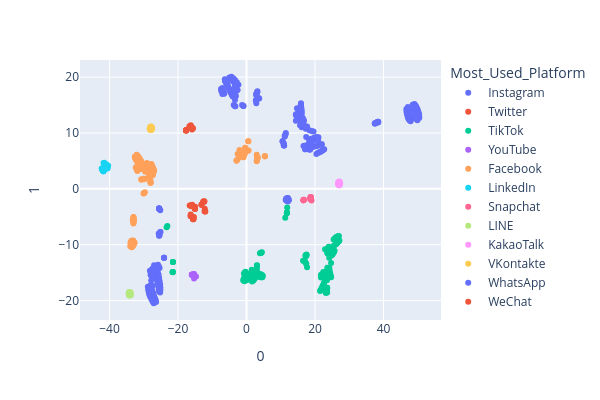

Here is the notebook cell this chart was saved with:
### Markdown cell above
### Using plotly for in-depth analysis

### Code cell
from sklearn.manifold import TSNE
import plotly.express as px
from sklearn.preprocessing import StandardScaler
import matplotlib.pyplot as plt


engineered_df = df.drop(columns=['Student_ID', 'Country', 'Relationship_Status'])
usage_cat = engineered_df['Most_Used_Platform'].astype('category')
labels = usage_cat.cat.codes
label_names = list(usage_cat.cat.categories)
TSNE_optimized_engineered_df = engineered_df#.drop(columns=['Avg_Daily_Usage_Hours', 'Sleep_Hours_Per_Night'])
TSNE_optimized_engineered_df = pd.get_dummies(TSNE_optimized_engineered_df)

scaler = StandardScaler()
X_scaled = scaler.fit_transform(TSNE_optimized_engineered_df)

tsne = TSNE(n_components=2, perplexity=35, learning_rate='auto', max_iter=1500, n_iter_without_progress=300, init='pca')
projections = tsne.fit_transform(X_scaled)
fig = px.scatter(
    projections,
    x=0,
    y=1,
    color=engineered_df.Most_Used_Platform,
    labels={'color': 'Most_Used_Platform'},
    hover_data={
            'Avg_Daily_Usage_Hours': engineered_df.Avg_Daily_Usage_Hours,
            'Affects_Academic_Performance': engineered_df.Affects_Academic_Performance,
            'Sleep_Hours_Per_Night': engineered_df.Sleep_Hours_Per_Night,
            'Mental_Health_Score': engineered_df.Mental_Health_Score,
            'Addicted_Score': engineered_df.Addicted_Score
        },
    width=600, 
    height=400,
)
fig.show()

### Figure 1 — Plotly figure (JSON) as saved in the notebook; plotly's stock layout.template omitted (floating-point values rounded to 4 significant figures; data arrays with more than 128 entries replaced by an {"elided": "..."} marker saying what was removed)
{"data": [{"customdata": {"elided": "249x5 mixed values"}, "hovertemplate": "Most_Used_Platform=Instagram<br>0=%{x}<br>1=%{y}<br>Avg_Daily_Usage_Hours=%{customdata[0]}<br>Affects_Academic_Performance=%{customdata[1]}<br>Sleep_Hours_Per_Night=%{customdata[2]}<br>Mental_Health_Score=%{customdata[3]}<br>Addicted_Score=%{customdata[4]}<extra></extra>", "legendgroup": "Instagram", "marker": {"color": "#636efa", "symbol": "circle"}, "mode": "markers", "name": "Instagram", "orientation": "v", "showlegend": true, "type": "scatter", "x": {"elided": "249 float values"}, "xaxis": "x", "y": {"elided": "249 float values"}, "yaxis": "y"}, {"customdata": {"elided": "30x5 mixed values"}, "hovertemplate": "Most_Used_Platform=Twitter<br>0=%{x}<br>1=%{y}<br>Avg_Daily_Usage_Hours=%{customdata[0]}<br>Affects_Academic_Performance=%{customdata[1]}<br>Sleep_Hours_Per_Night=%{customdata[2]}<br>Mental_Health_Score=%{customdata[3]}<br>Addicted_Score=%{customdata[4]}<extra></extra>", "legendgroup": "Twitter", "marker": {"color": "#EF553B", "symbol": "circle"}, "mode": "markers", "name": "Twitter", "orientation": "v", "showlegend": true, "type": "scatter", "x": [-16.59, -16.12, -15.49, -15.6, -12.51, -15.02, -16.3, -13.16, -15.01, -15.22, -15.07, -12.19, -15.02, -16.33, -16.25, -13.14, -12.06, -15.56, -15.49, -12.63, -12.34, -16.12, -15.85, -12.24, -12.04, -15.61, -15.34, -12.57, -12.3, -16.02], "xaxis": "x", "y": [-2.973, -2.992, -5.406, -5.455, -2.343, -3.586, -4.587, -2.802, -3.223, -3.205, -3.587, -3.544, -3.384, -4.901, -4.758, -2.87, -4.042, -5.312, -5.405, -2.249, -2.228, -3.126, -2.835, -4.018, -4.074, -5.457, -5.049, -2.297, -2.271, -2.895], "yaxis": "y"}, {"customdata": {"elided": "154x5 mixed values"}, "hovertemplate": "Most_Used_Platform=TikTok<br>0=%{x}<br>1=%{y}<br>Avg_Daily_Usage_Hours=%{customdata[0]}<br>Affects_Academic_Performance=%{customdata[1]}<br>Sleep_Hours_Per_Night=%{customdata[2]}<br>Mental_Health_Score=%{customdata[3]}<br>Addicted_Score=%{customdata[4]}<extra></extra>", "legendgroup": "TikTok", "marker": {"color": "#00cc96", "symbol": "circle"}, "mode": "markers", "name": "TikTok", "orientation": "v", "showlegend": true, "type": "scatter", "x": {"elided": "154 float values"}, "xaxis": "x", "y": {"elided": "154 float values"}, "yaxis": "y"}, {"customdata": [[3, "No", 7, 7, 4], [3.7, "No", 6.8, 7, 5], [3.8, "No", 6.6, 7, 5], [3.9, "No", 6.5, 7, 6], [3.8, "No", 6.4, 7, 6], [3.9, "No", 6.5, 7, 6], [4.7, "Yes", 5.9, 6, 7], [4.4, "Yes", 6, 6, 7], [5.8, "Yes", 5.2, 5, 9], [3.8, "No", 6.6, 7, 6]], "hovertemplate": "Most_Used_Platform=YouTube<br>0=%{x}<br>1=%{y}<br>Avg_Daily_Usage_Hours=%{customdata[0]}<br>Affects_Academic_Performance=%{customdata[1]}<br>Sleep_Hours_Per_Night=%{customdata[2]}<br>Mental_Health_Score=%{customdata[3]}<br>Addicted_Score=%{customdata[4]}<extra></extra>", "legendgroup": "YouTube", "marker": {"color": "#ab63fa", "symbol": "circle"}, "mode": "markers", "name": "YouTube", "orientation": "v", "showlegend": true, "type": "scatter", "x": [-15.32, -15.94, -15.99, -15.9, -15.9, -15.88, -15.34, -15.35, -14.74, -15.91], "xaxis": "x", "y": [-16.03, -15.38, -15.39, -15.36, -15.36, -15.38, -15.25, -15.25, -15.71, -15.36], "yaxis": "y"}, {"customdata": {"elided": "123x5 mixed values"}, "hovertemplate": "Most_Used_Platform=Facebook<br>0=%{x}<br>1=%{y}<br>Avg_Daily_Usage_Hours=%{customdata[0]}<br>Affects_Academic_Performance=%{customdata[1]}<br>Sleep_Hours_Per_Night=%{customdata[2]}<br>Mental_Health_Score=%{customdata[3]}<br>Addicted_Score=%{customdata[4]}<extra></extra>", "legendgroup": "Facebook", "marker": {"color": "#FFA15A", "symbol": "circle"}, "mode": "markers", "name": "Facebook", "orientation": "v", "showlegend": true, "type": "scatter", "x": [-2.586, -33.0, -29.89, -33.0, -30.67, -32.99, -29.84, -33.01, -30.72, -30.03, -29.98, -33.2, -30.04, 2.973, -33.03, -0.4544, 3.043, -32.98, -0.7757, -1.766, -28.93, -0.8161, -1.922, -29.25, -0.8638, -2.065, -27.02, -32.66, -27.29, -32.97, -26.98, -32.86, -27.54, -33.22, -27.22, -33.07, -27.77, -33.65, -27.48, -33.3, -27.92, -33.83, -27.75, -33.52, -27.98, -33.93, -29.59, -33.19, -1.857, -30.69, -33.07, -1.914, -30.71, -33.6, -1.974, -31.84, -33.46, -2.038, -31.99, -33.7, -2.112, -32.16, -33.85, -2.19, -32.33, -30.43, -30.84, -30.59, -31.06, -30.75, -31.32, -30.96, -31.6, -31.19, -31.88, -31.41, -32.13, -31.64, -32.35, -31.87, -32.51, -32.09, -32.6, -28.83, -28.68, -2.85, -29.0, -2.861, -28.89, -29.17, -2.916, -29.07, -29.33, 0.5499, -0.2875, -27.94, -0.3609, -28.61, 5.366, 3.201, -32.98, 2.993, 3.315, -32.99, 3.203, -32.87, 0.5303, 3.069, 0.5072, -29.67, -0.3965, -28.06, -0.3276, -28.41, -28.21, 5.367, 0.5613, -0.404, -28.08, -0.3155, -28.5, -28.01, 5.385], "xaxis": "x", "y": [6.256, -5.056, 1.828, -5.072, 1.639, -5.324, 1.728, -5.284, 1.731, -0.8283, -0.7766, -5.594, 1.816, 4.96, -6.196, 6.321, 5.093, -5.94, 6.246, 6.671, 3.17, 5.929, 6.81, 3.756, 5.663, 6.94, 3.143, -9.644, 2.468, -9.361, 3.28, -9.927, 2.835, -9.727, 3.666, -10.14, 3.277, -9.907, 4.056, -10.31, 3.741, -10.07, 4.454, -10.46, 4.271, -10.26, 3.047, -9.349, 5.908, 3.607, -9.246, 5.953, 3.549, -9.35, 5.997, 3.211, -9.266, 5.827, 3.394, -9.451, 5.672, 3.609, -9.611, 5.552, 3.85, 4.476, 3.835, 4.7, 4.076, 4.931, 4.337, 5.158, 4.603, 5.386, 4.843, 5.602, 5.06, 5.809, 5.281, 5.99, 5.527, 6.126, 5.767, 3.155, 4.23, 5.113, 3.445, 5.103, 4.451, 3.725, 5.051, 4.63, 4.007, 6.848, 6.678, 1.136, 7.025, 1.916, 5.83, 5.595, -5.92, 6.093, 5.56, -5.906, 5.606, -5.635, 8.542, 5.646, 8.539, -0.5865, 6.642, 1.111, 7.368, 1.78, 2.461, 5.83, 6.85, 7.343, 1.711, 7.054, 2.536, 1.105, 5.828], "yaxis": "y"}, {"customdata": [[1.5, "No", 8, 9, 2], [2.8, "No", 7.2, 8, 4], [2, "No", 7.8, 8, 3], [2.5, "No", 7.3, 8, 4], [2.2, "No", 7.4, 8, 3], [2.6, "No", 7.2, 8, 4], [2.3, "No", 7.3, 8, 4], [2.7, "No", 7.1, 8, 4], [2.4, "No", 7.2, 8, 4], [2.8, "No", 7, 8, 4], [2.3, "No", 7.4, 8, 3], [2.8, "No", 7.2, 8, 4], [2.5, "No", 7.3, 8, 4], [3, "No", 7.1, 8, 4], [2.7, "No", 7.2, 8, 4], [2.6, "No", 7.3, 8, 4], [2.4, "No", 7.4, 8, 4], [2.8, "No", 7.1, 8, 4], [2.5, "No", 7.3, 8, 4], [2.9, "No", 7, 7, 5], [2.6, "No", 7.2, 8, 4]], "hovertemplate": "Most_Used_Platform=LinkedIn<br>0=%{x}<br>1=%{y}<br>Avg_Daily_Usage_Hours=%{customdata[0]}<br>Affects_Academic_Performance=%{customdata[1]}<br>Sleep_Hours_Per_Night=%{customdata[2]}<br>Mental_Health_Score=%{customdata[3]}<br>Addicted_Score=%{customdata[4]}<extra></extra>", "legendgroup": "LinkedIn", "marker": {"color": "#19d3f3", "symbol": "circle"}, "mode": "markers", "name": "LinkedIn", "orientation": "v", "showlegend": true, "type": "scatter", "x": [-40.39, -41.42, -40.59, -41.76, -40.65, -41.84, -40.93, -42.11, -40.95, -42.13, -40.84, -41.42, -41.18, -41.53, -42.24, -41.79, -41.0, -42.25, -41.76, -41.74, -41.21], "xaxis": "x", "y": [4.143, 4.441, 3.703, 3.145, 3.653, 3.192, 3.76, 3.46, 3.767, 3.48, 4.357, 4.441, 4.131, 4.652, 3.646, 3.161, 4.36, 3.648, 3.145, 4.633, 4.139], "yaxis": "y"}, {"customdata": [[5.8, "Yes", 6, 6, 8], [4.8, "Yes", 6.2, 5, 7], [4.7, "Yes", 5.9, 6, 7], [4.8, "Yes", 5.7, 6, 7], [4.6, "Yes", 5.7, 6, 7], [4.9, "Yes", 5.6, 6, 7], [6.1, "Yes", 5.2, 4, 9], [5.4, "Yes", 5.5, 5, 8], [4.6, "Yes", 5.8, 6, 7], [5.6, "Yes", 5.3, 5, 8], [3.7, "No", 6.5, 7, 6], [5.7, "Yes", 5.3, 5, 8], [5.5, "Yes", 5.5, 5, 8]], "hovertemplate": "Most_Used_Platform=Snapchat<br>0=%{x}<br>1=%{y}<br>Avg_Daily_Usage_Hours=%{customdata[0]}<br>Affects_Academic_Performance=%{customdata[1]}<br>Sleep_Hours_Per_Night=%{customdata[2]}<br>Mental_Health_Score=%{customdata[3]}<br>Addicted_Score=%{customdata[4]}<extra></extra>", "legendgroup": "Snapchat", "marker": {"color": "#FF6692", "symbol": "circle"}, "mode": "markers", "name": "Snapchat", "orientation": "v", "showlegend": true, "type": "scatter", "x": [18.75, 18.55, 18.74, 18.73, 18.73, 18.73, 16.68, 16.63, 18.76, 16.63, 18.99, 16.63, 16.77], "xaxis": "x", "y": [-1.468, -1.823, -1.506, -1.502, -1.505, -1.501, -1.97, -2.02, -1.505, -2.019, -2.068, -2.019, -1.941], "yaxis": "y"}, {"customdata": [[3.8, "No", 7.9, 8, 3], [3.5, "No", 8, 8, 3], [3.7, "No", 7.8, 8, 3], [3.6, "No", 8.1, 8, 3], [3.4, "No", 8.2, 8, 3], [3.3, "No", 8.3, 8, 3], [3.2, "No", 8.4, 8, 3], [3.1, "No", 8.5, 8, 3], [3, "No", 8.6, 8, 3], [2.9, "No", 8.7, 8, 3], [2.8, "No", 8.8, 8, 3], [2.7, "No", 8.9, 8, 3]], "hovertemplate": "Most_Used_Platform=LINE<br>0=%{x}<br>1=%{y}<br>Avg_Daily_Usage_Hours=%{customdata[0]}<br>Affects_Academic_Performance=%{customdata[1]}<br>Sleep_Hours_Per_Night=%{customdata[2]}<br>Mental_Health_Score=%{customdata[3]}<br>Addicted_Score=%{customdata[4]}<extra></extra>", "legendgroup": "LINE", "marker": {"color": "#B6E880", "symbol": "circle"}, "mode": "markers", "name": "LINE", "orientation": "v", "showlegend": true, "type": "scatter", "x": [-34.22, -34.39, -34.23, -34.39, -33.94, -33.85, -33.8, -34.28, -34.21, -33.8, -34.0, -33.87], "xaxis": "x", "y": [-18.48, -18.74, -18.49, -18.75, -18.52, -18.6, -18.69, -19.03, -19.08, -18.94, -19.11, -19.06], "yaxis": "y"}, {"customdata": [[5.2, "Yes", 6.5, 6, 6], [5, "Yes", 6.8, 6, 6], [5.1, "Yes", 6.6, 6, 6], [4.9, "Yes", 6.9, 6, 6], [5, "Yes", 6.7, 6, 6], [4.8, "Yes", 7, 6, 6], [4.7, "Yes", 7.1, 6, 6], [4.6, "Yes", 7.2, 6, 6], [4.5, "Yes", 7.3, 6, 6], [4.4, "Yes", 7.4, 6, 6], [4.3, "Yes", 7.5, 6, 6], [4.2, "Yes", 7.6, 6, 6]], "hovertemplate": "Most_Used_Platform=KakaoTalk<br>0=%{x}<br>1=%{y}<br>Avg_Daily_Usage_Hours=%{customdata[0]}<br>Affects_Academic_Performance=%{customdata[1]}<br>Sleep_Hours_Per_Night=%{customdata[2]}<br>Mental_Health_Score=%{customdata[3]}<br>Addicted_Score=%{customdata[4]}<extra></extra>", "legendgroup": "KakaoTalk", "marker": {"color": "#FF97FF", "symbol": "circle"}, "mode": "markers", "name": "KakaoTalk", "orientation": "v", "showlegend": true, "type": "scatter", "x": [27.09, 26.79, 27.0, 26.76, 27.24, 27.35, 27.34, 27.29, 26.76, 26.8, 27.06, 27.03], "xaxis": "x", "y": [1.308, 1.159, 1.292, 1.096, 1.221, 1.015, 0.9053, 0.7912, 0.8261, 0.7588, 0.639, 0.6242], "yaxis": "y"}, {"customdata": [[4.8, "No", 7.2, 7, 5], [4.5, "No", 7.4, 7, 5], [4.7, "No", 7.3, 7, 5], [4.6, "No", 7.5, 7, 5], [4.4, "No", 7.6, 7, 5], [4.3, "No", 7.7, 7, 5], [4.2, "No", 7.8, 7, 5], [4.1, "No", 7.9, 7, 5], [4, "No", 8, 7, 5], [3.9, "No", 8.1, 7, 5], [3.8, "No", 8.2, 7, 5], [3.7, "No", 8.3, 7, 5]], "hovertemplate": "Most_Used_Platform=VKontakte<br>0=%{x}<br>1=%{y}<br>Avg_Daily_Usage_Hours=%{customdata[0]}<br>Affects_Academic_Performance=%{customdata[1]}<br>Sleep_Hours_Per_Night=%{customdata[2]}<br>Mental_Health_Score=%{customdata[3]}<br>Addicted_Score=%{customdata[4]}<extra></extra>", "legendgroup": "VKontakte", "marker": {"color": "#FECB52", "symbol": "circle"}, "mode": "markers", "name": "VKontakte", "orientation": "v", "showlegend": true, "type": "scatter", "x": [-28.24, -28.01, -28.24, -27.99, -28.18, -27.73, -27.68, -28.03, -27.93, -27.75, -27.59, -27.6], "xaxis": "x", "y": [10.72, 10.53, 10.77, 10.53, 10.98, 10.58, 10.63, 11.12, 11.14, 11.1, 10.89, 10.96], "yaxis": "y"}, {"customdata": {"elided": "54x5 mixed values"}, "hovertemplate": "Most_Used_Platform=WhatsApp<br>0=%{x}<br>1=%{y}<br>Avg_Daily_Usage_Hours=%{customdata[0]}<br>Affects_Academic_Performance=%{customdata[1]}<br>Sleep_Hours_Per_Night=%{customdata[2]}<br>Mental_Health_Score=%{customdata[3]}<br>Addicted_Score=%{customdata[4]}<extra></extra>", "legendgroup": "WhatsApp", "marker": {"color": "#636efa", "symbol": "circle"}, "mode": "markers", "name": "WhatsApp", "orientation": "v", "showlegend": true, "type": "scatter", "x": [47.9, 50.42, 48.06, 49.59, 47.58, 50.39, 47.91, 49.47, 47.33, 50.21, 47.77, 49.37, 47.14, 50.06, 47.64, 49.26, 47.01, 49.91, 47.54, 49.14, 46.89, 49.73, 47.45, 48.99, 46.78, 49.54, 47.35, 48.83, 46.71, 49.31, 47.23, 48.67, 46.69, 49.03, 47.12, 48.52, 37.6, 49.9, 38.2, 50.43, 38.36, 37.55, 49.66, 38.26, 50.4, 38.42, 37.5, 49.5, 38.33, 50.26, 38.48, 37.45, 49.4, 38.41], "xaxis": "x", "y": [12.08, 12.81, 12.4, 12.58, 12.27, 13.3, 12.71, 13.0, 12.52, 13.67, 12.99, 13.38, 12.78, 13.97, 13.27, 13.69, 13.07, 14.23, 13.56, 13.97, 13.35, 14.5, 13.85, 14.25, 13.64, 14.75, 14.13, 14.52, 13.94, 14.99, 14.42, 14.8, 14.27, 15.19, 14.64, 15.06, 11.74, 12.26, 11.93, 12.69, 11.89, 11.73, 12.48, 11.96, 13.16, 11.93, 11.71, 12.88, 11.99, 13.58, 11.96, 11.7, 13.28, 12.02], "yaxis": "y"}, {"customdata": [[4.5, "No", 7.8, 7, 5], [4.4, "No", 7.9, 7, 5], [4.3, "No", 8, 7, 5], [4.2, "No", 8.1, 7, 5], [4.1, "No", 8.2, 7, 5], [4, "No", 8.3, 7, 5], [3.9, "No", 8.4, 7, 5], [5.8, "Yes", 6.5, 6, 7], [5.5, "Yes", 6.8, 6, 7], [5.6, "Yes", 6.8, 6, 7], [5.7, "Yes", 6.7, 6, 7], [5.6, "Yes", 6.7, 6, 7], [5.7, "Yes", 6.7, 6, 7], [5.5, "Yes", 6.8, 6, 7], [5.6, "Yes", 6.7, 6, 7]], "hovertemplate": "Most_Used_Platform=WeChat<br>0=%{x}<br>1=%{y}<br>Avg_Daily_Usage_Hours=%{customdata[0]}<br>Affects_Academic_Performance=%{customdata[1]}<br>Sleep_Hours_Per_Night=%{customdata[2]}<br>Mental_Health_Score=%{customdata[3]}<br>Addicted_Score=%{customdata[4]}<extra></extra>", "legendgroup": "WeChat", "marker": {"color": "#EF553B", "symbol": "circle"}, "mode": "markers", "name": "WeChat", "orientation": "v", "showlegend": true, "type": "scatter", "x": [-17.57, -17.58, -17.6, -17.62, -17.64, -17.66, -17.68, -16.58, -16.28, -15.9, -16.19, -16.6, -15.64, -16.66, -15.73], "xaxis": "x", "y": [10.47, 10.53, 10.46, 10.51, 10.45, 10.49, 10.43, 11.05, 11.36, 10.64, 11.22, 11.04, 10.82, 11.2, 10.9], "yaxis": "y"}], "layout": {"height": 400, "legend": {"title": {"text": "Most_Used_Platform"}, "tracegroupgap": 0}, "margin": {"t": 60}, "width": 600, "xaxis": {"anchor": "y", "domain": [0, 1], "title": {"text": "0"}}, "yaxis": {"anchor": "x", "domain": [0, 1], "title": {"text": "1"}}}}
